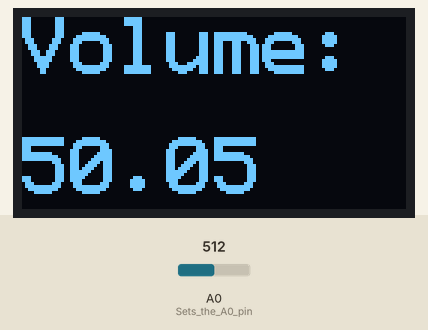
Recording of a sketch running on a simulated Arduino Uno, built with avr-gcc and run on an emulated ATmega328P. Parts: 128×64 one-colour display. The test bench sets the inputs (shaded band); at power-on: A0 (Sets_the_A0_pin) = 512. What the sketch prints to the serial monitor is not drawn.

Above: at 1.2 s.
1.3 s: A0 (Sets_the_A0_pin) set to 716
At 3.0 s:
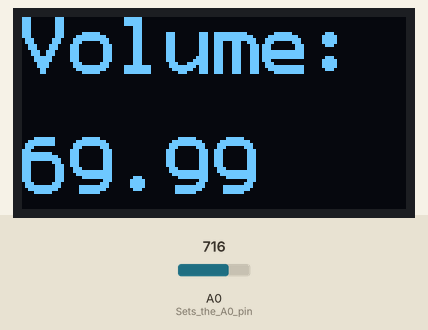
3.3 s: A0 (Sets_the_A0_pin) set to 900
At 4.8 s:
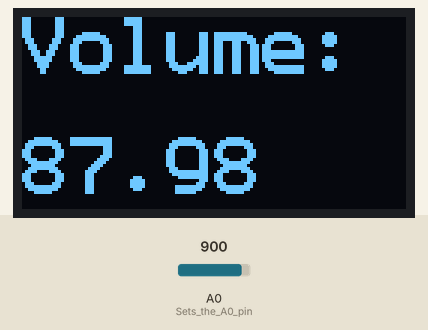
5.6 s: A0 (Sets_the_A0_pin) set to 1023
At 7.4 s:
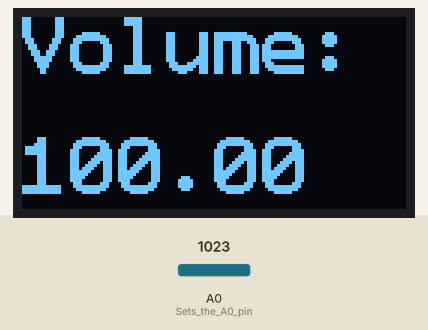
8.0 s: A0 (Sets_the_A0_pin) set to 511
At 9.6 s:
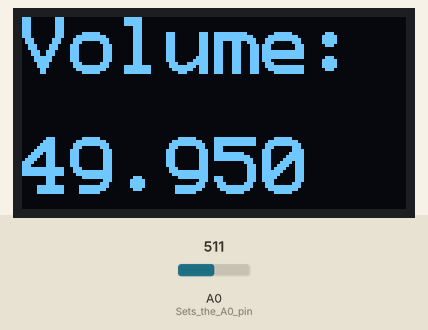
Timing chart, 0 to 11.1 s (numbered marks = the images above; inputs shaded):
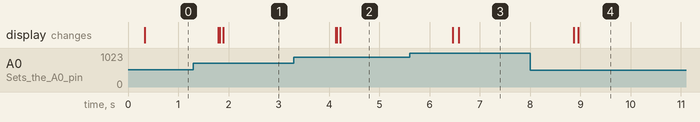

Measured:
- after the input at 1.3 s, the display: first changes after 0.50 s (image 1 shows a later state)
- after the input at 3.3 s, the display: first changes after 0.83 s (image 2 shows a later state)
- after the input at 5.6 s, the display: first changes after 0.86 s (image 3 shows a later state)
- after the input at 8.0 s, the display: first changes after 0.86 s (image 4 shows a later state)

The sketch:

MajorProjFinal.ino
```cpp
// Import libraries
#include <Arduino.h>
#include <U8x8lib.h>

#define BUTTON 6

// Creates an instance of the ‘ U8X8_SSD1306_128X64_NONAME_HW_I2C ‘ class
auto display = U8X8_SSD1306_128X64_NONAME_HW_I2C ( U8X8_PIN_NONE ) ;

 /* -------------- Initialize the Grove board ------------- */
 void setup () {
     pinMode( A0 , INPUT); // Sets the A0 pin ( POTENTIOMETER ) to INPUT
     pinMode(BUTTON, INPUT); //Sets the D6 pin ( BUTTON ) to INPUT

     Serial . begin (9600) ; // Enables serial communication

     display . begin () ; // start up the OLED display
     display . setFlipMode (0) ; // set to  or 0 , depending on orientation of board
     display.clearDisplay();

 }


void sendPotentiometerData() {
    //const auto value = (analogRead(A0))/10.23;

    const auto value = analogRead(A0);
    const byte data[] = {0, 0, highByte(value), lowByte(value)};

    Serial.write(data, 4);
    Serial.println();


    display.setFont(u8x8_font_profont29_2x3_r);
    display.setCursor(0, 0);
    display.print("Volume:");

    display.setCursor(0, 5);
    display.print(String(value/10.23));

}

/* --------------- Run this over and over ------------------- */
void loop() {
    sendPotentiometerData();
    delay(500);

}
```
